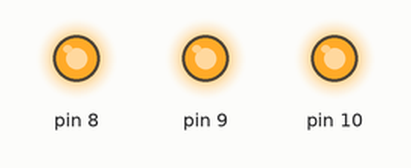
Bench run of a sketch on a simulated Arduino Uno, built with avr-gcc and run on an emulated ATmega328P. Shown: output pins drawn as LEDs (lit = HIGH).

Above: at 0.5 s.
At 3.5 s:
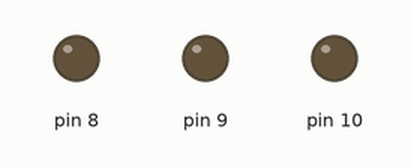
Timing chart, 0 to 4.6 s (numbered marks = the images above):
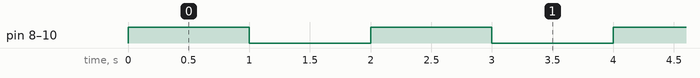

The sketch:

sketch_dec10b.ino
```cpp
// C++ code
//
// C++ code
//
void setup()
{
  pinMode(8, OUTPUT);
  pinMode(9, OUTPUT);
  pinMode(10, OUTPUT);

}

void loop()
{
  digitalWrite(8, HIGH);
  digitalWrite(9, HIGH);
  digitalWrite(10, HIGH);
  delay(1000); // Wait for 1000 millisecond(s)

  digitalWrite(9, LOW);
  digitalWrite(8, LOW);
  digitalWrite(10, LOW);
  delay(1000); // Wait for 1000 millisecond(s)
}
```

Measured:
- by itself, pin 8–10: alternates HIGH for 1.0 s and LOW for 1.0 s
